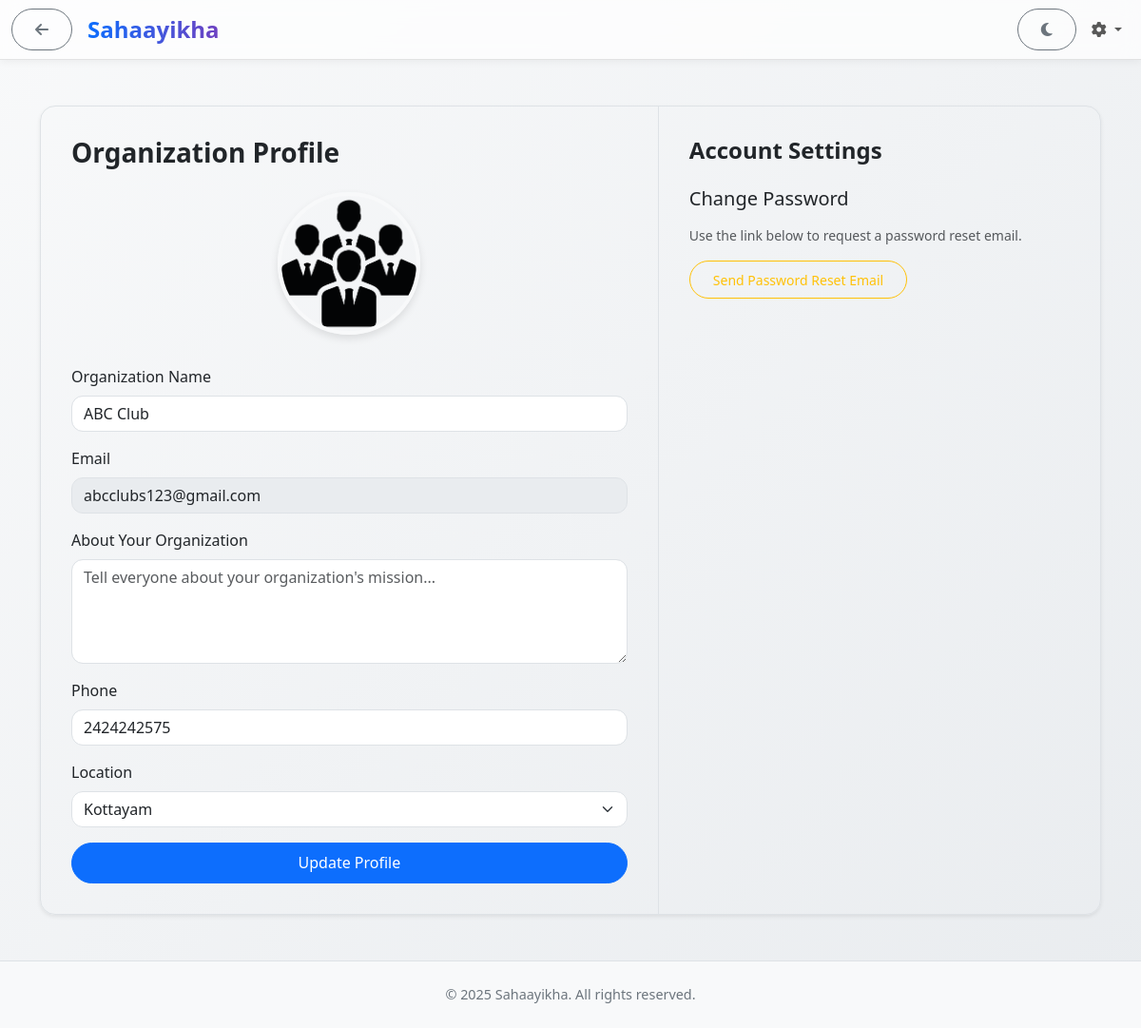
The app's page /profile (signed in), older data.
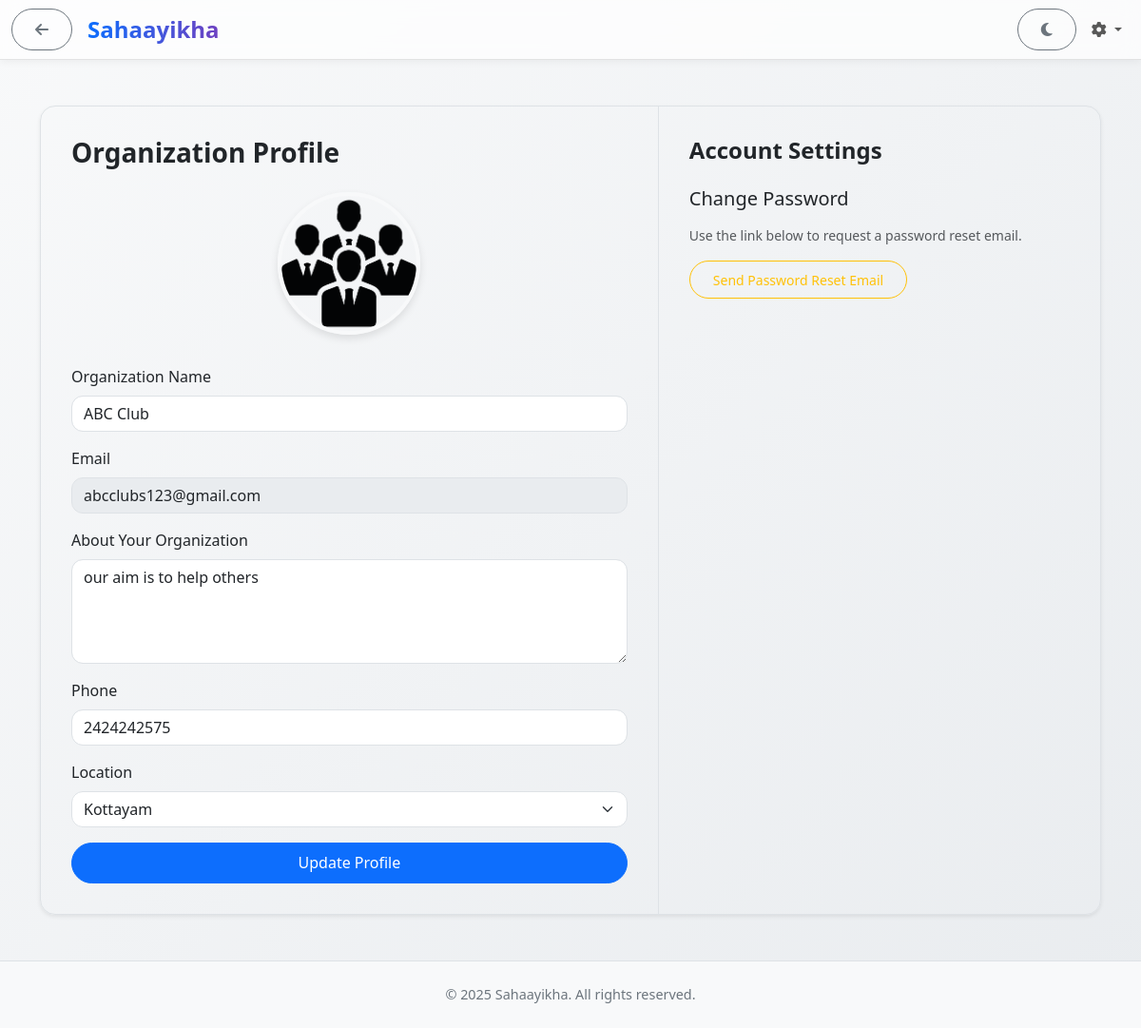
The same page, newer data.
### app/models.py (models this page shows, shortened)
class Organization(UserMixin, db.Model):
    __tablename__ = "organizations"
    org_id = db.Column(db.Integer, primary_key=True)
    name = db.Column(db.String(255), nullable=False)
    email = db.Column(db.String(255), unique=True, nullable=False)
    password = db.Column(db.String(255), nullable=False)
    phone = db.Column(db.String(100))
    location = db.Column(db.String(255))
    profile_picture = db.Column(db.String(255), nullable=True)
    status = db.Column(db.String(50), default="Pending")
    registered_at = db.Column(db.DateTime, default=datetime.utcnow)
    description = db.Column(db.Text, nullable=True)
    otp = db.Column(db.String(6), nullable=True)
    otp_expiry = db.Column(db.DateTime, nullable=True)
    is_verified = db.Column(db.Boolean, default=False)
    disaster_needs = db.relationship("DisasterNeed", backref="organization", lazy="dynamic")
    donation_offers = db.relationship('DonationOffer', backref='organization', lazy='dynamic') # Offers received
    chat_sessions = db.relationship("ChatSession", foreign_keys="ChatSession.participant_org_id", lazy="dynamic", back_populates="participant_org")
    bookmarks = db.relationship("Bookmark", foreign_keys="Bookmark.org_id", lazy="dynamic", cascade="all, delete-orphan")

### app/routes.py (the view, shortened to what this page needs)
@main.route("/profile", methods=["GET", "POST"])
@login_required
def profile():
    actor = current_user._get_current_object()
    blocked_chats = [] # Only relevant for users
    template = None
    form = None
    if isinstance(actor, User):
        template = "auth/user_profile.html"
        form = ProfileForm(obj=actor) # Use specific User profile form
        blocked_chats = ChatSession.query.filter(
             ChatSession.status == 'Blocked',
             ChatSession.participant_org_id == None,
             or_(ChatSession.user_one_id == actor.user_id, ChatSession.user_two_id == actor.user_id)
        ).all()
    elif isinstance(actor, Organization):
        template = "auth/org_profile.html"
        form = OrganizationRegistrationForm(obj=actor)
        form.password.validators = [Optional(), Length(min=6)]
        form.confirm_password.validators = [Optional(), EqualTo('password', message='Passwords must match')]
    elif isinstance(actor, Admin):
        return redirect(url_for('main.admin_profile'))
    else:
        flash("Profile not available for this account type.", "warning")
        return redirect(url_for("main.home"))
    if hasattr(form, 'email'):
         form.email.render_kw = {'readonly': True, 'disabled': True, 'class': 'form-control form-control bg-light'} # Ensure styling
    initial_org_phone = actor.phone if isinstance(actor, Organization) else None
    return render_template(template, form=form, blocked_chats=blocked_chats, initial_org_phone=initial_org_phone)

### app/forms.py
class OrganizationRegistrationForm(FlaskForm):
    name = StringField('Organization Name', validators=[DataRequired(), Length(max=255)])
    email = StringField('Email', validators=[DataRequired(), Email(), Length(max=255)])
    password = PasswordField('Password', validators=[DataRequired(), Length(min=6)])
    confirm_password = PasswordField('Confirm Password', validators=[DataRequired(), EqualTo('password')])
    phone = StringField('Phone', validators=[Optional(), Length(max=100)])
    location = SelectField('Location', choices=KERALA_LOCATIONS, validators=[DataRequired()])
    profile_picture = FileField('Organization Logo/Profile', validators=[Optional(), FileAllowed(['jpg', 'png', 'jpeg'])])
    description = TextAreaField('About Your Organization', validators=[Optional(), Length(max=2000)])
    submit = SubmitField('Register Organization')

### app/models.py (called while the page is built)
    @reconstructor
    def init_on_load(self):
        self._other_user_instance = None # Cache for get_other_user

### app/templates/auth/org_profile.html (shortened to what this page needs)
{% extends "base.html" %}
{% block content %}
<div class="container my-5">
    <div class="profile-container shadow-sm overflow-hidden">
        <div class="row g-0">
            <div class="col-lg-7 profile-sidebar">
                <h3 class="mb-4 fw-bold">Organization Profile</h3>
                <form method="POST" enctype="multipart/form-data" novalidate id="profileUpdateForm">
                    {% set form_field = form.profile_picture %}
                    {% set placeholder_img = 'images/orgs_placeholder.png' %}
                    {% set current_img = current_user.profile_picture %}
                    {% set delete_url = url_for('main.delete_profile_picture') %}
                    {% include 'auth/_profile_uploader.html' %}
                    <div class="mb-3">
                        {{ form.name.label(class="form-label") }}
                        {{ form.name(class="form-control" ~ (' is-invalid' if form.name.errors else ''), **{'data-initial-value': current_user.name or ''}) }}
                    </div>
                    <div class="mb-3">
                        {{ form.email.label(class="form-label") }}
                        {{ form.email(class="form-control") }}
                    </div>
                    <div class="mb-3">
                        {{ form.description.label(class="form-label") }}
                        {{ form.description(class="form-control" ~ (' is-invalid' if form.description.errors else ''), rows="4", placeholder="Tell everyone about your organization's mission...") }}
                    </div>
                    <div class="mb-3">
                        {{ form.phone.label(class="form-label") }}
                        {{ form.phone(class="form-control" ~ (' is-invalid' if form.phone.errors else ''), **{'data-initial-value': initial_org_phone or ''}) }}
                    </div>
                    <div class="mb-3">
                        {{ form.location.label(class="form-label") }}
                        {{ form.location(class="form-select" ~ (' is-invalid' if form.location.errors else '')) }}
                    </div>
                    <div class="d-grid mt-3">
                        <button type="button" id="updateProfileBtn" class="btn btn-primary">Update Profile</button>
                    </div>
                </form>
            </div>
            <div class="col-lg-5 profile-content">
                <h4 class="mb-4 fw-bold">Account Settings</h4>
                <div class="mb-4">
                    <h5 class="mb-3">Change Password</h5>
                    <p class="text-muted small">Use the link below to request a password reset email.</p>
                    <a href="{{ url_for('main.logout', next=url_for('main.org_forgot_password')) }}" class="btn btn-outline-warning btn-sm">Send Password Reset Email</a>
                </div>
            </div>
        </div>
    </div>
</div>
{% endblock %}

Row changes from the older to the newer data that the page shows:
changed Organization "ABC Club": description (not shown) → "our aim is to help others"
